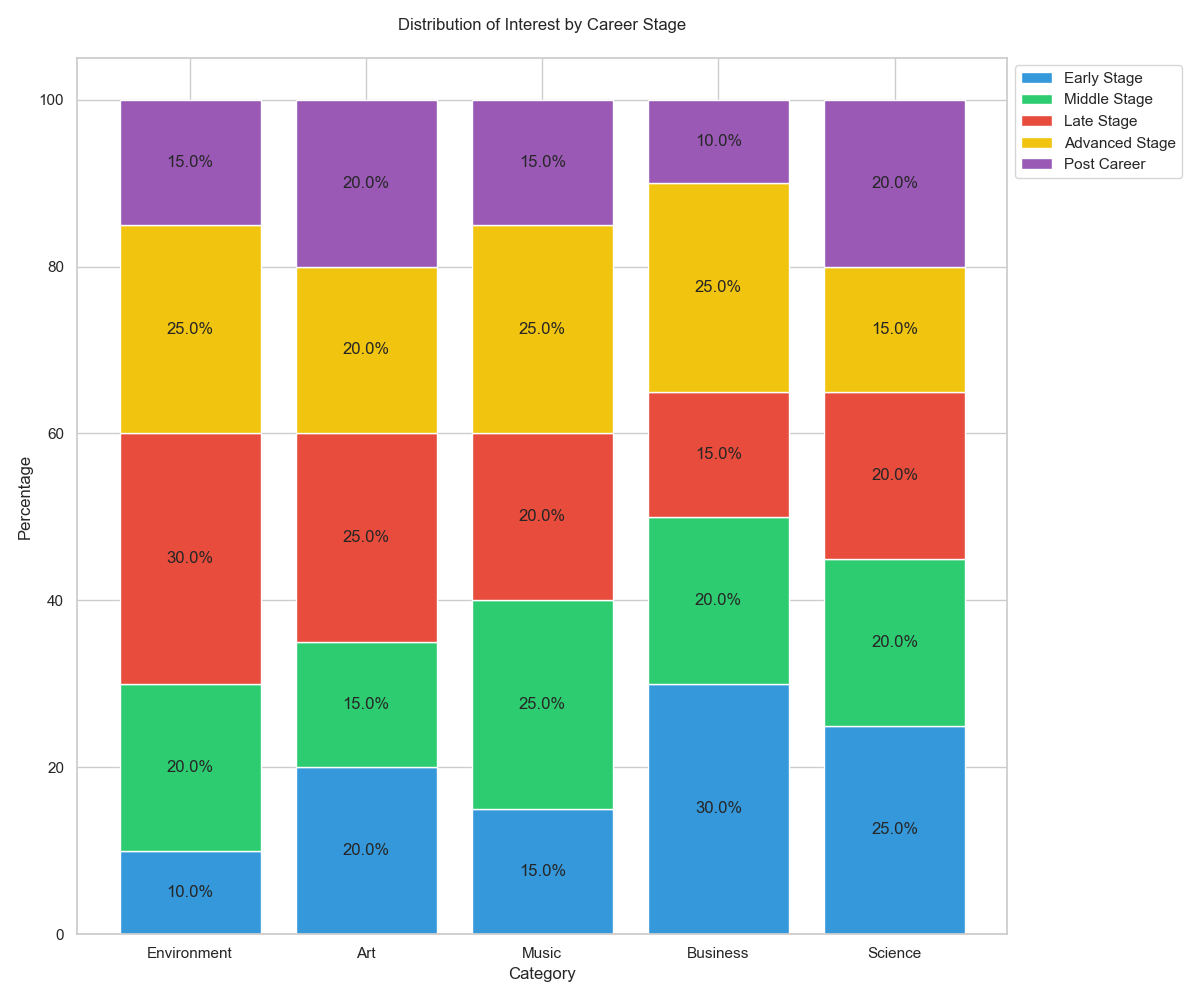

Here is the Python script that generated this plot:

import matplotlib.pyplot as plt
import pandas as pd
import seaborn as sns

data = [
    {'Category': 'Environment', 'Early Stage': 10, 'Middle Stage': 20, 'Late Stage': 30, 'Advanced Stage': 25, 'Post Career': 15},
    {'Category': 'Art', 'Early Stage': 20, 'Middle Stage': 15, 'Late Stage': 25, 'Advanced Stage': 20, 'Post Career': 20},
    {'Category': 'Music', 'Early Stage': 15, 'Middle Stage': 25, 'Late Stage': 20, 'Advanced Stage': 25, 'Post Career': 15},
    {'Category': 'Business', 'Early Stage': 30, 'Middle Stage': 20, 'Late Stage': 15, 'Advanced Stage': 25, 'Post Career': 10},
    {'Category': 'Science', 'Early Stage': 25, 'Middle Stage': 20, 'Late Stage': 20, 'Advanced Stage': 15, 'Post Career': 20}
]

df = pd.DataFrame(data)
df.set_index('Category', inplace=True)

df_percentage = df.div(df.sum(axis=1), axis=0) * 100

fig, ax = plt.subplots(figsize=(12, 10))

bar_width = 0.8
categories = df_percentage.index
colors = ['#3498db', '#2ecc71', '#e74c3c', '#f1c40f', '#9b59b6']

bottom = [0] * len(df_percentage.index)

for i, col in enumerate(df.columns):
    ax.bar(categories, df_percentage[col], bar_width, label=col, color=colors[i], bottom=bottom)
    bottom = bottom + df_percentage[col].values

ax.set_ylabel('Percentage')
ax.set_xlabel('Category')
ax.set_title('Distribution of Interest by Career Stage', pad=20)
ax.legend(loc='upper left', bbox_to_anchor=(1, 1), ncol=1)

for p in ax.patches:
    height = p.get_height()
    x, y = p.get_x(), p.get_y()
    if height > 0:
        ax.text(x + p.get_width() / 2,
                y + height / 2,
                f"{height:.1f}%",
                ha='center',
                va='center')

plt.tight_layout()
plt.show()
